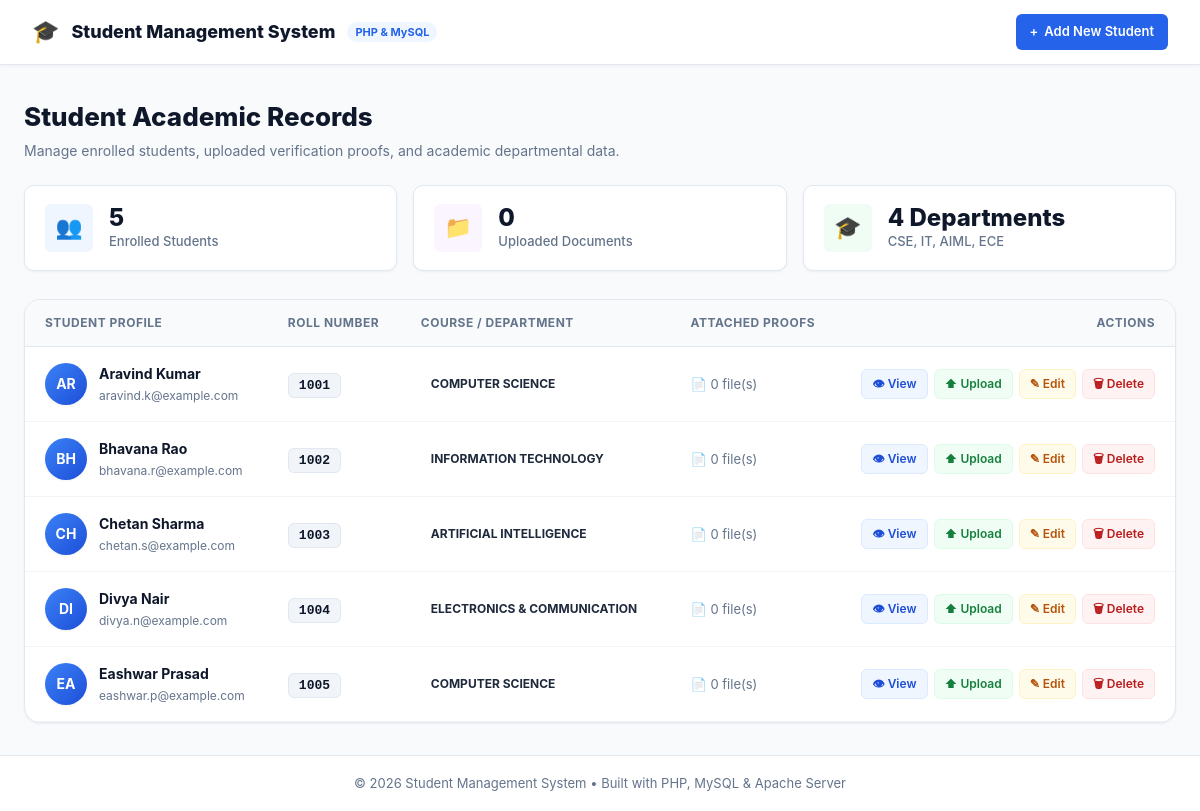
The page / on the database its author committed.
### tables this page shows
CREATE TABLE IF NOT EXISTS students (
    id INT AUTO_INCREMENT PRIMARY KEY,
    name VARCHAR(100) NOT NULL,
    roll_no VARCHAR(30) NOT NULL UNIQUE,
    email VARCHAR(150) NOT NULL UNIQUE,
    course VARCHAR(100) NOT NULL
);

### index.php (the view, shortened to what this page needs)
<?php
require "db.php";
$sql = "SELECT s.id, s.name, s.roll_no, s.email, s.course,
               (SELECT f.id FROM student_files f
                WHERE f.student_id = s.id AND f.file_type LIKE 'image/%'
                ORDER BY f.id ASC LIMIT 1) AS image_file_id,
               (SELECT COUNT(*) FROM student_files f WHERE f.student_id = s.id) AS files_count
        FROM students s
        ORDER BY s.id ASC";
$result = $conn->query($sql);
$totalStudents = $result->num_rows;
$totalFilesRes = $conn->query("SELECT COUNT(*) AS total_files FROM student_files");
$totalFiles = $totalFilesRes ? $totalFilesRes->fetch_assoc()["total_files"] : 0;
?>
<!DOCTYPE html>
<html lang="en">
<head>
    <link rel="stylesheet" href="style.css">
</head>
<body>
    <header class="navbar">
        <a href="index.php" class="nav-brand">
            <span style="font-size: 22px;">&#127891;</span>
            <span>Student Management System</span>
            <span class="brand-badge">PHP &amp; MySQL</span>
        </a>
        <a href="add.php" class="btn btn-primary">
            <span>&#43;</span> Add New Student
        </a>
    </header>
    <main class="container">
        <div class="page-header">
            <div class="page-title">
                <h2>Student Academic Records</h2>
                <p>Manage enrolled students, uploaded verification proofs, and academic departmental data.</p>
            </div>
        </div>
        <div class="stats-row">
            <div class="stat-card">
                <div class="stat-icon blue">&#128101;</div>
                <div>
                    <div class="stat-number"><?= $totalStudents ?></div>
                    <div class="stat-label">Enrolled Students</div>
                </div>
            </div>
            <div class="stat-card">
                <div class="stat-icon purple">&#128193;</div>
                <div>
                    <div class="stat-number"><?= $totalFiles ?></div>
                    <div class="stat-label">Uploaded Documents</div>
                </div>
            </div>
            <div class="stat-card">
                <div class="stat-icon green">&#127891;</div>
                <div>
                    <div class="stat-number">4 Departments</div>
                    <div class="stat-label">CSE, IT, AIML, ECE</div>
                </div>
            </div>
        </div>
        <div class="card-table">
            <div class="table-responsive">
                <table>
                    <thead>
                        <tr>
                            <th>Student Profile</th>
                            <th>Roll Number</th>
                            <th>Course / Department</th>
                            <th>Attached Proofs</th>
                            <th style="text-align: right;">Actions</th>
                        </tr>
                    </thead>
                    <tbody>
                        <?php while ($row = $result->fetch_assoc()) {
                            $initials = strtoupper(substr($row["name"], 0, 2));
                        ?>
                        <tr>
                            <td>
                                <div class="student-cell">
                                    <?php if ($row["image_file_id"]) { ?>
                                        <img src="stream.php?id=<?= (int)$row["image_file_id"] ?>"
                                             alt="<?= htmlspecialchars($row["name"]) ?>"
                                             class="avatar-mini">
                                    <?php } else { ?>
                                        <div class="avatar-initials-mini"><?= $initials ?></div>
                                    <?php } ?>
                                    <div>
                                        <span class="student-name-text"><?= htmlspecialchars($row["name"]) ?></span>
                                        <span class="student-email-text"><?= htmlspecialchars($row["email"]) ?></span>
                                    </div>
                                </div>
                            </td>
                            <td>
                                <span class="badge-roll"><?= htmlspecialchars($row["roll_no"]) ?></span>
                            </td>
                            <td>
                                <span class="badge-course <?= htmlspecialchars($row["course"]) ?>">
                                    <?= htmlspecialchars($row["course"]) ?>
                                </span>
                            </td>
                            <td>
                                <span style="font-size: 13px; color: var(--text-muted);">
                                    &#128196; <?= (int)$row["files_count"] ?> file(s)
                                </span>
                            </td>
                            <td style="text-align: right;">
                                <div class="action-group" style="justify-content: flex-end;">
                                    <a href="view.php?id=<?= (int)$row["id"] ?>" class="btn btn-sm btn-view">
                                        &#128065; View
                                    </a>
                                    <a href="upload.php?id=<?= (int)$row["id"] ?>" class="btn btn-sm btn-upload">
                                        &#11014; Upload
                                    </a>
                                    <a href="edit.php?id=<?= (int)$row["id"] ?>" class="btn btn-sm btn-edit">
                                        &#9998; Edit
                                    </a>
                                    <a href="delete.php?id=<?= (int)$row["id"] ?>" class="btn btn-sm btn-delete">
                                        &#128465; Delete
                                    </a>
                                </div>
                            </td>
                        </tr>
                        <?php } ?>
                    </tbody>
                </table>
            </div>
        </div>
    </main>
    <footer class="footer">
        <p>&copy; 2026 Student Management System &bull; Built with PHP, MySQL &amp; Apache Server</p>
    </footer>
</body>
</html>

### rows shown on the page
students: name "AR", name "Aravind Kumar", email "aravind.k@example.com", roll_no "1001", course "COMPUTER SCIENCE", files_count "0"
students: name "BH", name "Bhavana Rao", email "bhavana.r@example.com", roll_no "1002", course "INFORMATION TECHNOLOGY", files_count "0"
students: name "CH", name "Chetan Sharma", email "chetan.s@example.com", roll_no "1003", course "ARTIFICIAL INTELLIGENCE", files_count "0"
students: name "DI", name "Divya Nair", email "divya.n@example.com", roll_no "1004", course "ELECTRONICS & COMMUNICATION", files_count "0"
students: name "EA", name "Eashwar Prasad", email "eashwar.p@example.com", roll_no "1005", course "COMPUTER SCIENCE", files_count "0"

### other values the page prints
$totalStudents "5"
$totalFiles "0"
